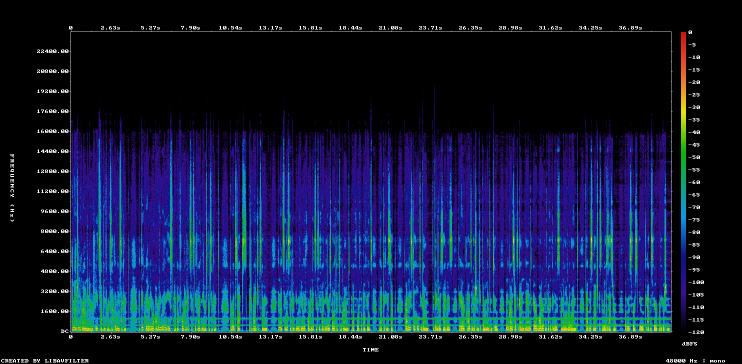
#> input picture The_World_You_Never_Knew/02_in_production/20260916_science_earth-stop/07_edit/story_draft_v03/qc/noise/voice_clean_candidate_spectrum.png, 1484 x 728 px, given in place of ., which was not available (shown at 1/2 size)
$ python -i metrics.py   (imports and definitions only)
#> lines starting #> are read from the running program, lines starting #| are printed output that depends on the picture; pictures that were not available may be replaced by others from this repository, and a replacement may not be noted
"""Cheap image metrics for Tier 2 QC; VLM is deliberately not involved."""

from __future__ import annotations

import math
from pathlib import Path
from typing import Any

from PIL import Image, ImageFilter, ImageStat


def _gray(path: str | Path) -> Image.Image:
#> called with path = '.'
    with Image.open(path) as image:
#> image is the input picture: PIL image 1484x728 RGB; mean R, G, B 15.9, 27, 57
        return image.convert("L").copy()
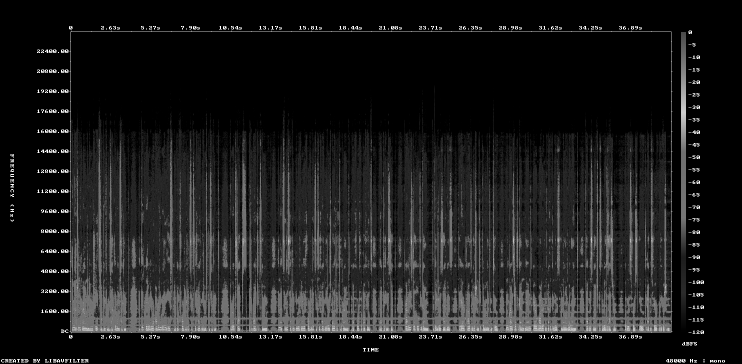
#> returned value: PIL image 1484x728 L (shown at 1/2 size); min 0, max 255, mean 27.1


def _pixels(image: Image.Image) -> list[int]:
    flattened = getattr(image, "get_flattened_data", None)
    if flattened is not None:
        return list(flattened())
    return list(image.getdata())


def dhash(path: str | Path, size: int = 8) -> str:
    image = _gray(path).resize((size + 1, size))
    pixels = _pixels(image)
    bits = [pixels[row * (size + 1) + col] > pixels[row * (size + 1) + col + 1] for row in range(size) for col in range(size)]
    return "".join("1" if bit else "0" for bit in bits)


def hamming(left: str, right: str) -> int:
    return sum(a != b for a, b in zip(left, right)) + abs(len(left) - len(right))


def frame_metrics(path: str | Path) -> dict[str, Any]:
    gray = _gray(path)
    stat = ImageStat.Stat(gray)
    edges = gray.filter(ImageFilter.FIND_EDGES)
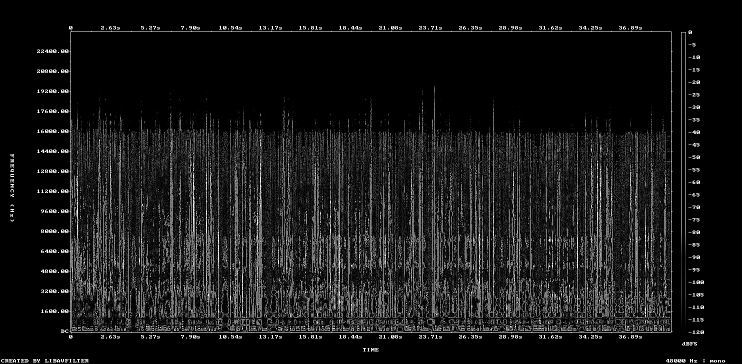
#> edges: PIL image 1484x728 L (shown at 1/2 size); min 0, max 255, mean 23.3
    edge_values = _pixels(edges)
#> edge_values = 1080352 items
    edge_density = sum(value > 48 for value in edge_values) / max(1, len(edge_values))
#> edge_density = 0.138
    sharpness = float(ImageStat.Stat(edges).var[0])
#> sharpness = 3586.4
    return {
        "path": str(Path(path)),
        "dhash": dhash(path),
        "luma_mean": round(float(stat.mean[0]), 3),
        "luma_std": round(math.sqrt(float(stat.var[0])), 3),
        "edge_density": round(edge_density, 6),
        "laplacian_variance_approx": round(sharpness, 3),
        "optical_flow": {"status": "not_run", "reason": "only run for suspicious/high-motion shots"},
    }
#> in dhash, `pixels = _pixels(image)`: pixels = 72 values, max 85 at index 55, min 0 at index 11, mean 28.1
#> in dhash, `bits = [pixels[row * (size + 1) + col] > pixels[row * (size + 1) + col..`: bits = 64 items, first 6: False, False, False, False, False, False


# [52 lines left out: function _optical_flow, not called in this run]


def aggregate_metrics(frame_paths: list[str | Path], *, compute_optical_flow: bool = False) -> dict[str, Any]:
    rows = [frame_metrics(path) for path in frame_paths]
#> call 3 of frame_metrics, with path = '/'
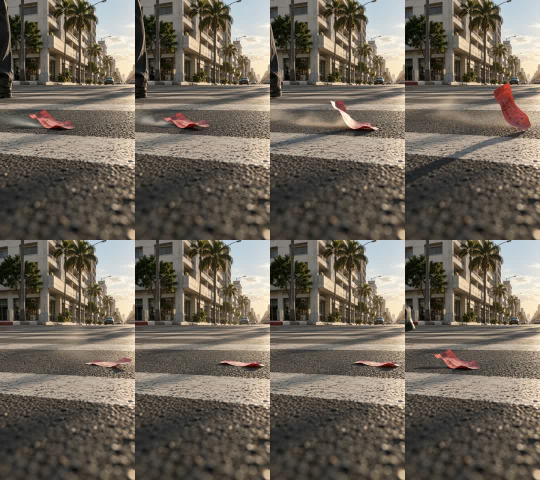
#> input picture The_World_You_Never_Knew/02_in_production/20260916_science_earth-stop/07_edit/story_draft_v03/qc/noise/receipt_motion_contact.jpg, 1080 x 960 px, given in place of , which was not available (shown at 1/2 size)
#> in _gray, image is the input picture: PIL image 1080x960 RGB; mean R, G, B 109.2, 100.9, 89.5
#> in _gray (call 5), `return image.convert("L").copy()`:
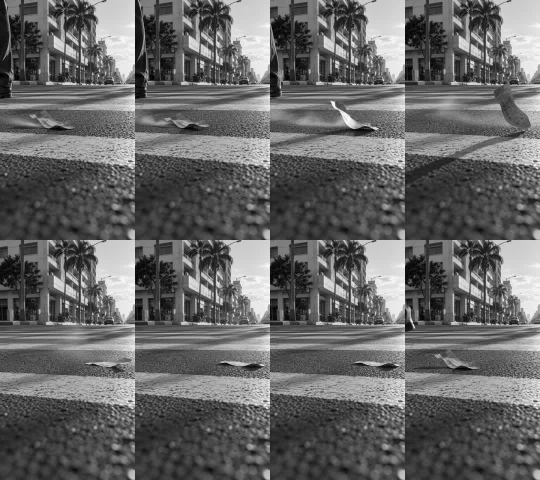
#> returned value: PIL image 1080x960 L (shown at 1/2 size); min 0, max 254, mean 102.1
#> in frame_metrics (call 3), `edges = gray.filter(ImageFilter.FIND_EDGES)`:
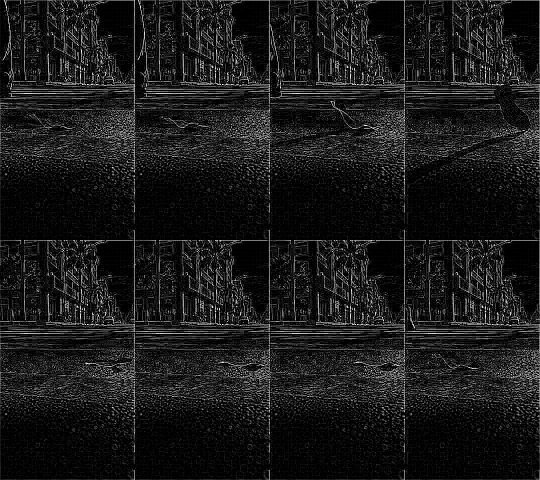
#> edges: PIL image 1080x960 L (shown at 1/2 size); min 0, max 255, mean 25.6
#> in frame_metrics (call 3), `edge_values = _pixels(edges)`: edge_values = 1036800 items
#> in frame_metrics (call 3), `edge_density = sum(value > 48 for value in edge_values) / max(1, len(e..`: edge_density = 0.172
#> in frame_metrics (call 3), `sharpness = float(ImageStat.Stat(edges).var[0])`: sharpness = 2631.7
    duplicate_pairs: list[dict[str, Any]] = []
    for index, left in enumerate(rows):
        for right in rows[index + 1 :]:
            distance = hamming(left["dhash"], right["dhash"])
            if distance <= 4:
                duplicate_pairs.append({"left": left["path"], "right": right["path"], "distance": distance})
    return {
        "frames": rows,
        "near_duplicate_pairs": duplicate_pairs,
        "frame_count": len(rows),
        "optical_flow": _optical_flow(frame_paths) if compute_optical_flow else {"status": "not_run", "reason": "not requested for this media"},
    }

#> (the run stopped early here; a loop or call above may not have finished)
